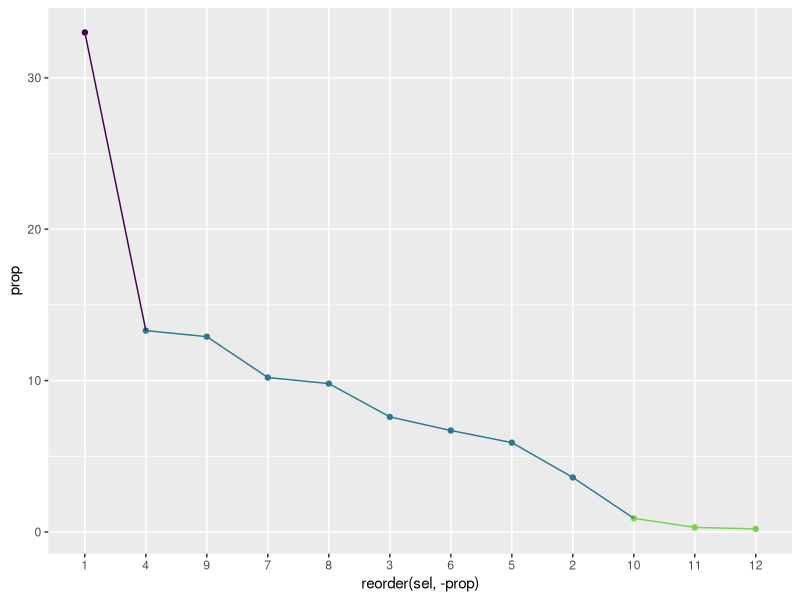

Write R code to recreate this figure.
sels <-  tibble::tribble(~sel, ~prop,
                         01, 33.0,
                         02,  3.6,
                         03,  7.6,
                         04, 13.3,
                         05,  5.9,
                         06,  6.7,
                         07, 10.2,
                         08,  9.8,
                         09, 12.9,
                         10,  0.9,
                         11,  0.3,
                         12,  0.2)

sels$color <- c(1,2,2,2,2,2,2,2,2,3,3,3)
library(ggplot2)

ggplot(sels, aes(x = reorder(sel, -prop), y = prop, group = 1, color = color)) +
  geom_point(show.legend = F) +
  geom_line(show.legend = F) +
  scale_color_viridis_c(begin = 0.0, end = 0.8, option = "D")
